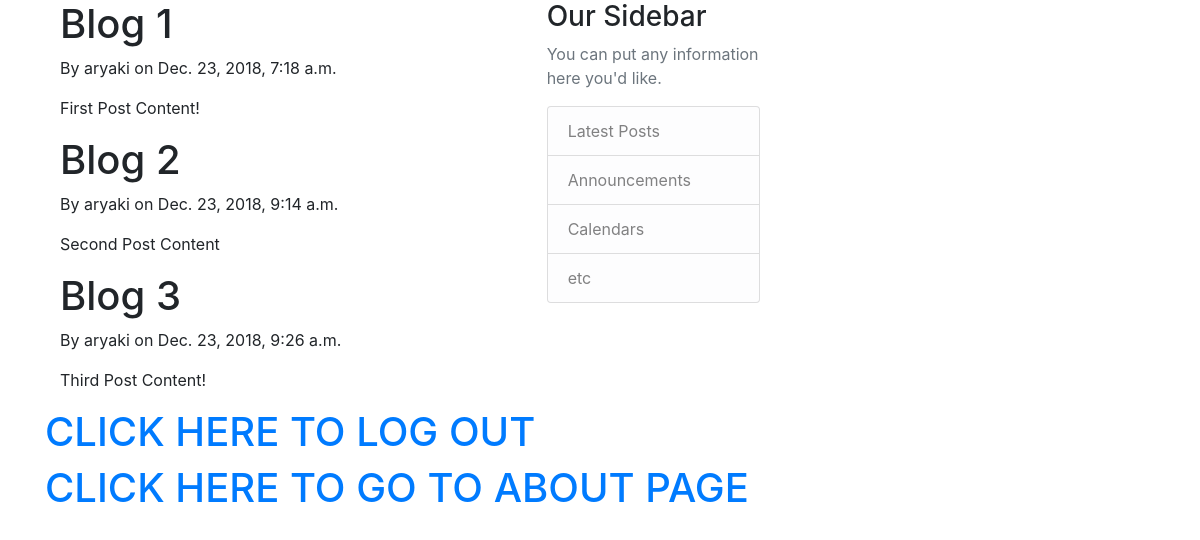
The app's page / (signed in) with its own data.
### blog/models.py (models this page shows, shortened)
class Post(models.Model):
    title=models.CharField(max_length=100)
    content=models.TextField()
    date_posted=models.DateTimeField(default=timezone.now)
    author=models.ForeignKey(User,on_delete=models.CASCADE)

### blog/views.py (the view)
# urls.py: path('',views.home,name='blog-home'),
@login_required
def home(request):
    context={
        'posts':Post.objects.all()
        }
    return render(request,'blog/home.html',context)

### blog/templates/blog/home.html
{% extends "blog/base.html" %}
{%block content %}
<main role="main" class="container">
  <div class="row">
    <div class="col-md-8">
{% for post in posts %}
<h1>{{post.title}}</h1>
<p>By {{post.author}} on {{post.date_posted}} </p>
<p>{{post.content }} </p>
{% endfor %}
    </div>
    <div class="col-md-4">
      <div class="content-section">
        <h3>Our Sidebar</h3>
        <p class='text-muted'>You can put any information here you'd like.
          <ul class="list-group">
            <li class="list-group-item list-group-item-light">Latest Posts</li>
            <li class="list-group-item list-group-item-light">Announcements</li>
            <li class="list-group-item list-group-item-light">Calendars</li>
            <li class="list-group-item list-group-item-light">etc</li>
          </ul>
        </p>
      </div>
    </div>
  </div>
</main>
<h1><a href="{% url 'logout' %}"> CLICK HERE TO LOG OUT </a></h1>
<h1><a href="{% url 'blog-about' %}"> CLICK HERE TO GO TO ABOUT PAGE </a> </h1>
{%endblock %}

### blog/templates/blog/base.html (shortened to what this page needs)
<!DOCTYPE html>
<html>
<head>
    <link rel="stylesheet" href="https://stackpath.bootstrapcdn.com/bootstrap/4.2.1/css/bootstrap.min.css">
  </head>
</head>
<body>
<main role="main" class="container">
  <div class="row">
    <div class="col-md-8">
      {% block content %}{% endblock %}
    </div>
  </div>
</main>
</body>
</html>

### records on screen
Post: title "Blog 1", author "aryaki", date_posted "Dec. 23, 2018, 7:18 a.m.", content "First Post Content!"
Post: title "Blog 2", author "aryaki", date_posted "Dec. 23, 2018, 9:14 a.m.", content "Second Post Content"
Post: title "Blog 3", author "aryaki", date_posted "Dec. 23, 2018, 9:26 a.m.", content "Third Post Content!"
